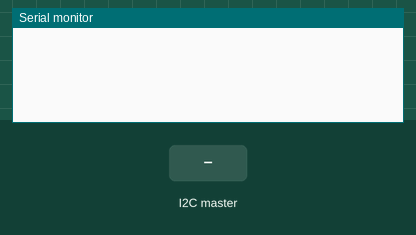
This sketch was run on a simulated Arduino Uno, built with avr-gcc and run on an emulated ATmega328P. Parts: the last lines printed to the serial monitor. The inputs (shaded band) are chosen by the test bench.

Above: at 1.2 s.
1.3 s: the I2C master sends the byte 5
At 2.4 s:
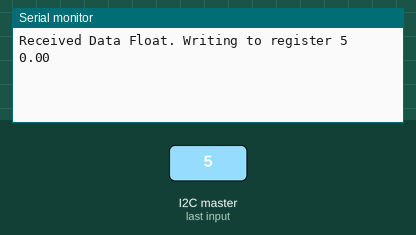
2.8 s: the I2C master sends the byte 0
At 3.5 s:
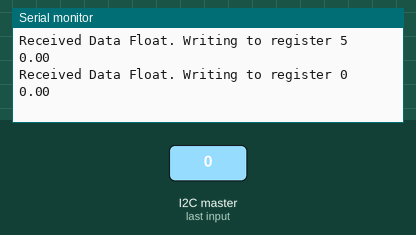

Measured:
- after the input at 1.3 s, the serial monitor: prints a new line at once (image 1)
- after the input at 2.8 s, the serial monitor: prints a new line at once (image 2)

The sketch:

arduino_pph.ino
```cpp
#include <Wire.h>


const int RECEIVE_REGISTER_SIZE = 8;
const int SEND_REGISTER_SIZE = 8;
float receive_registers[RECEIVE_REGISTER_SIZE];
float send_registers[SEND_REGISTER_SIZE];
int current_send_register = 3;


int DO_KALMAN_UPDATE_COMMAND = 100;
int STRING_COMMAND = 10;
int UPDATE_SEND_REGISTER = 11;
// This is the code that is run when first downloaded to the Arduino. It is called once and sets up many
// important environments and variables for the Arduino
void setup() {
  //Initiate Serial communication. It's good practice to always do this in Arduino
  Serial.begin(9600);

  // join i2c bus with address #8
  Wire.begin(0x8);

  // tell the slave device what it should do when the master sends it data
  // receiveEvent needs to be a method with a void return type and a single parameter
  // of type int that indicates how many bytes are being written (this includes the command byte)
  Wire.onReceive(receiveEvent);

  // tell the slave device what it should do when the master asks for data. Since the master won't send
  // a command saying what data it wants, you will need to get creative in order to send the master
  // different kinds of data
  Wire.onRequest(sendData);


}

// This function is looped continuously. After calling setup, Arduino essentially runs while(True){ loop(); }
void loop() {
  // for now do nothing
  delay(100);
}

// function that executes whenever data is received from master
// this function is registered as an event, see setup()
void receiveEvent(int howMany) {
  String full_datastring = "";

  while (Wire.available()) { // loops through all the bytes that are sent over the wire
    // read in the information on the wire one byte at a time.
    // c can be set to any one byte primitive type such as char, int, byte. This type will cause c to be treated differently
    char c = Wire.read();
    full_datastring = full_datastring + c;
  }
  // extract the command byte based on the command byte have different behavior
  byte command = full_datastring.charAt(0);

  // read in a string and interpret data as string
  if(command == STRING_COMMAND)
  {
    Serial.println("received data string");
    String data = full_datastring.substring(1);
    Serial.println(data);
  }

  // called before the Pi reads from a register in send register. Updates which register the
  // Pi will read from.
  if(command == UPDATE_SEND_REGISTER){
    int data = full_datastring.substring(1).toInt();
    current_send_register = data;
    Serial.println("updating send register");
    Serial.println(current_send_register);
  }

  // Pi can trigger commands by sending a command byte mapped to a command
  if(command == DO_KALMAN_UPDATE_COMMAND)
  {
    kalman_update();
  }

  // If the command is inside the default write register range then write to the write register
  if(command >= 0 && command <= RECEIVE_REGISTER_SIZE)
  {
    // received a float and therefore write to a register
    Serial.println("Received Data Float. Writing to register " + String(command));
    float data = full_datastring.substring(1).toFloat();
    Serial.println(data);
    receive_registers[command] = data;
  }

  // Take care not to continue calling Wire.read() if there is nothing on the wire as you will get nonsense typically
}

// function that exectures whenever the master requests it. This function cannot have any parameters, and so
// you will need to take care in order to have the function write different types of information to the master
// one suggestion is to send a command from the master to the slave telling it what data you want and then having the Arduino write it
void sendData() {
  // send the data to the master
  char data[8];
  dtostrf(send_registers[current_send_register],8, 4, data);
  Serial.println(data);
  Wire.write(data);

}

void kalman_update() {
  Serial.println("doing kalman update");
}
```
